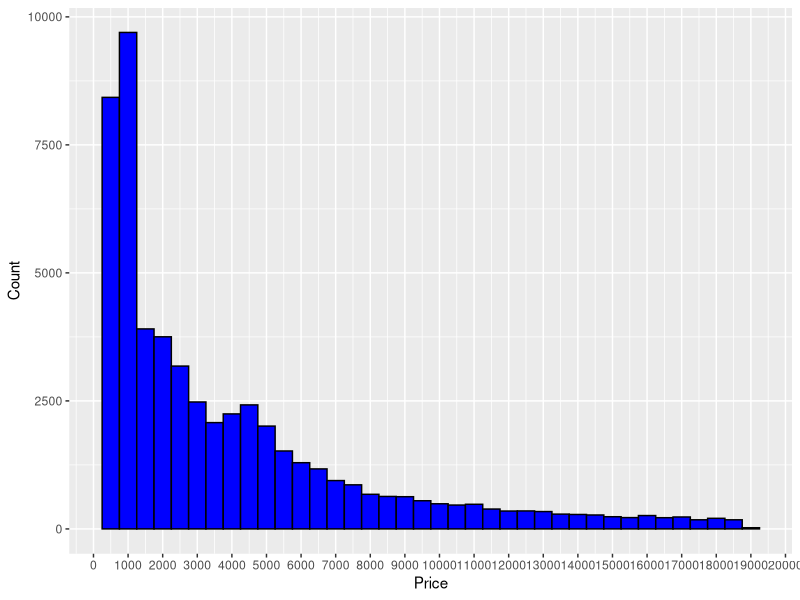

Generate this figure with R:
# Create a histogram of the price of
# all the diamonds in the diamond data set.

# TYPE YOUR CODE BELOW THE LINE
# =======================================

library("ggplot2")
data("diamonds")

plot <- ggplot(diamonds, aes(x = price)) + 
  geom_histogram(color = "Black", fill = "Blue", binwidth = 500) + 
  scale_x_continuous(breaks = seq(0, 20000, 1000)) + 
  ylab("Count") +
  xlab("Price")

print(plot)